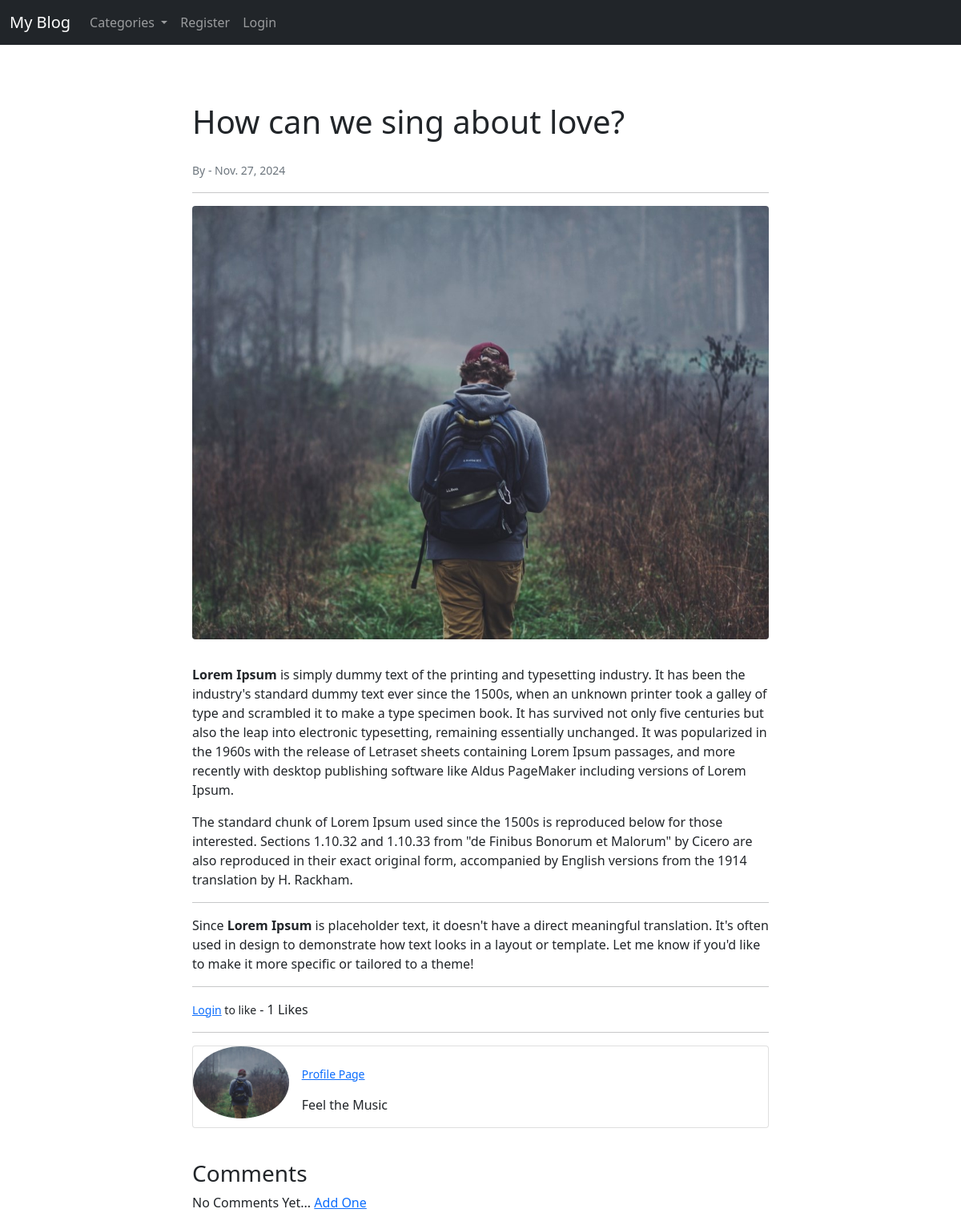
The page /article/1 on the database as committed earlier.
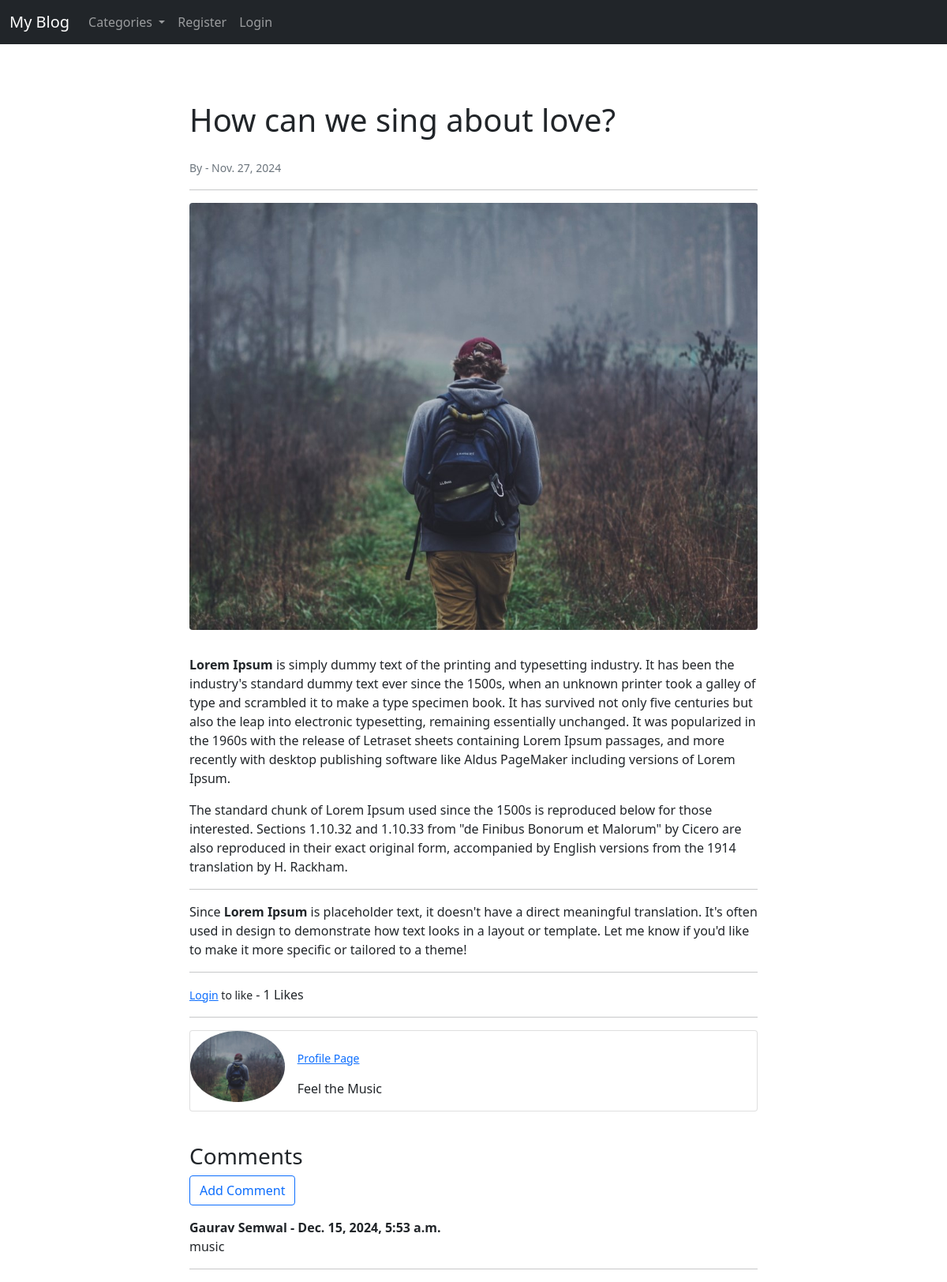
The same page on the database as committed later.
### blog/models.py (models this page shows, shortened)
class Post(models.Model):
    title = models.CharField(max_length=255)
    header_image = models.ImageField(null=True, blank=True, upload_to="images/")
    title_tag = models.CharField(max_length=255)
    author = models.ForeignKey(User, on_delete=models.CASCADE)
    body = RichTextField(blank=True, null=True)
    post_date = models.DateField(auto_now_add=True)
    category = models.CharField(max_length=255, default='coding')
    snippet = models.CharField(max_length=255)
    likes = models.ManyToManyField(User, related_name='blog_posts')
    def total_likes(self):
        return self.likes.count()

class Profile(models.Model):
    user = models.OneToOneField(User, null=True, on_delete=models.CASCADE)
    bio = models.TextField()
    profile_pic = models.ImageField(null=True, blank=True, upload_to="images/profile/")
    website_url = models.CharField(max_length=255, null=True, blank=True)
    facebook_url = models.CharField(max_length=255, null=True, blank=True)
    twitter_url = models.CharField(max_length=255, null=True, blank=True)
    instagram_url = models.CharField(max_length=255, null=True, blank=True)
    pinterest_url = models.CharField(max_length=255, null=True, blank=True)

class Comment(models.Model):
    post = models.ForeignKey(Post, related_name="comments", on_delete=models.CASCADE)
    name = models.CharField(max_length=255)
    body = models.TextField()
    date_added = models.DateTimeField(auto_now_add=True)

### blog/views.py (the view)
# urls.py: path('article/<int:pk>', views.article_detail_view, name="article-detail"),
def article_detail_view(request, pk):
    post = get_object_or_404(Post, id=pk)
    cat_menu = Category.objects.all()
    total_likes = post.total_likes()
    liked = False
    if post.likes.filter(id=request.user.id).exists():
        liked = True
    context = {
        'post': post,
        'cat_menu': cat_menu,
        'total_likes': total_likes,
        'liked': liked,
    }
    return render(request, 'article_details.html', context)

### blog/context_processors.py (called while the page is built)
def category_list(request):
    cat_menu_list = Category.objects.all()
    return {'cat_menu_list': cat_menu_list}

### blog/templates/article_details.html (shortened to what this page needs)
{% extends 'base.html' %}
{% load static %}
{% block content %}
<div class="container mt-5">
    <div class="row">
        <div class="col-md-8 offset-md-2">
            <h1 class="mb-4">{{ post.title }}</h1>
            <small class="text-muted">
                By {{ post.author.first_name }} {{ post.author.last_name }} -
                {{ post.post_date }}
            </small>
            <hr>
            {% if post.header_image %}
                <img src="{{ post.header_image.url }}" class="img-fluid rounded mb-3" alt="{{ post.title }}">
            {% endif %}
            <div class="post-body">
                <p>{{ post.body|safe }}</p>
            </div>
            <hr>
            <div class="like-section">
                <form action="{% url 'like_post' post.pk %}" method="POST">
                    {% if user.is_authenticated %}
                        {% if liked %}
                            <button type="submit" name="post_id" value="{{ post.id }}" class="btn btn-danger btn-sm">
                                Unlike
                            </button>
                        {% else %}
                            <button type="submit" name="post_id" value="{{ post.id }}" class="btn btn-primary btn-sm">
                                Like
                            </button>
                        {% endif %}
                    {% else %}
                        <small><a href="{% url 'login' %}">Login</a> to like</small>
                    {% endif %}
                    - {{ total_likes }} Likes
                </form>
            </div>
            <hr>
            <div class="author-info card mb-3">
                <div class="row g-0">
                    <div class="col-md-2">
                        {% if post.author.profile.profile_pic %}
                            <img src="{{ post.author.profile.profile_pic.url }}" class="img-fluid rounded-circle" alt="Profile picture">
                        {% else %}
                            <img src="{% static 'blog/images/default_profile_pic.png' %}" class="img-fluid rounded-circle" alt="Default profile picture">
                        {% endif %}
                    </div>
                    <div class="col-md-10">
                        <div class="card-body">
                            <p class="small text-muted">
                                {% if post.author.profile and post.author.profile.id %}
                                    <a href="{% url 'show_profile_page' post.author.profile.id %}">Profile Page</a>
                                {% endif %}
                            </p>
                            <p class="card-text">{{ post.author.profile.bio }}</p>
                        </div>
                    </div>
                </div>
            </div>
            <br>
            <h3>Comments</h3>
            {% if not post.comments.all %}
                <p>No Comments Yet... <a href="{% url 'add_comment' post.pk %}">Add One</a></p>
            {% else %}
                <a href="{% url 'add_comment' post.pk %}" class="btn btn-outline-primary mb-3">Add Comment</a>
                <div class="comments-section">
                    {% for comment in post.comments.all %}
                        <div class="comment">
                            <strong>{{ comment.name }} - {{ comment.date_added }}</strong>
                            <p>{{ comment.body }}</p>
                            <hr>
                        </div>
                    {% endfor %}
                </div>
            {% endif %}
        </div>
    </div>
</div>
{% endblock %}

### blog/templates/base.html (shortened to what this page needs)
{% load static %}
<!doctype html>
<html lang="en">
  <head>
    <link href="https://cdn.jsdelivr.net/npm/bootstrap@5.1.0/dist/css/bootstrap.min.css" rel="stylesheet">
  </head>
  <body>
    <nav class="navbar navbar-expand-lg navbar-dark bg-dark">
  <div class="container-fluid">
    <a class="navbar-brand" href="{% url 'home' %}">My Blog</a>
    <div class="collapse navbar-collapse" id="navbarSupportedContent">
      <ul class="navbar-nav me-auto mb-2 mb-lg-0">
      <li class="nav-item dropdown">
        <a class="nav-link dropdown-toggle" href="#" id="navbarDropdown" role="button" data-bs-toggle="dropdown" aria-expanded="false">
          Categories
        </a>
    </li>
          {% if user.is_authenticated %}
              <li class="nav-item">
                  <a class="nav-link" href="{% url 'add_post' %}">Add Post</a>
              </li>
              <li class="nav-item">
                  <a class="nav-link" href="{% url 'add_category' %}">Add Category</a>
              </li>
          {% else %}
              <li class="nav-item">
                  <a class="nav-link" href="{% url 'register' %}">Register</a>
              </li>
              <li class="nav-item">
                  <a class="nav-link" href="{% url 'login' %}">Login</a>
              </li>
          {% endif %}
      </ul>
    </div>
  </div>
</nav>
    <br/>
    <div class="container">
    {% block content %}
    {% endblock %}
    </div>
  </body>
</html>

Rows that differ between the two databases and show on the page:
added Comment: name "Gaurav Semwal", date_added "Dec. 15, 2024, 5:53 a.m.", body "music"
Other text that changed with them:
text no longer shown: "No Comments Yet... Add One"
text now shown: "Add Comment"
